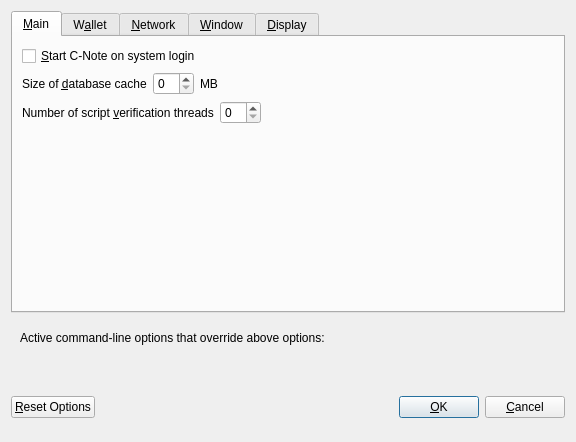
<?xml version="1.0" encoding="UTF-8"?>
<ui version="4.0">
 <class>OptionsDialog</class>
 <widget class="QDialog" name="OptionsDialog">
  <property name="geometry">
   <rect>
    <x>0</x>
    <y>0</y>
    <width>576</width>
    <height>442</height>
   </rect>
  </property>
  <property name="windowTitle">
   <string>Options</string>
  </property>
  <property name="modal">
   <bool>true</bool>
  </property>
  <layout class="QVBoxLayout" name="verticalLayout">
   <item>
    <widget class="QTabWidget" name="tabWidget">
     <property name="currentIndex">
      <number>0</number>
     </property>
     <widget class="QWidget" name="tabMain">
      <attribute name="title">
       <string>&amp;Main</string>
      </attribute>
      <layout class="QVBoxLayout" name="verticalLayout_Main">
       <item>
        <widget class="QCheckBox" name="bitcoinAtStartup">
         <property name="toolTip">
          <string>Automatically start C-Note after logging in to the system.</string>
         </property>
         <property name="text">
          <string>&amp;Start C-Note on system login</string>
         </property>
        </widget>
       </item>
       <item>
        <layout class="QHBoxLayout" name="horizontalLayout_2_Main">
         <item>
          <widget class="QLabel" name="databaseCacheLabel">
           <property name="text">
            <string>Size of &amp;database cache</string>
           </property>
           <property name="textFormat">
            <enum>Qt::PlainText</enum>
           </property>
           <property name="buddy">
            <cstring>databaseCache</cstring>
           </property>
          </widget>
         </item>
         <item>
          <widget class="QSpinBox" name="databaseCache"/>
         </item>
         <item>
          <widget class="QLabel" name="databaseCacheUnitLabel">
           <property name="text">
            <string>MB</string>
           </property>
           <property name="textFormat">
            <enum>Qt::PlainText</enum>
           </property>
          </widget>
         </item>
         <item>
          <spacer name="horizontalSpacer_2_Main">
           <property name="orientation">
            <enum>Qt::Horizontal</enum>
           </property>
           <property name="sizeHint" stdset="0">
            <size>
             <width>40</width>
             <height>20</height>
            </size>
           </property>
          </spacer>
         </item>
        </layout>
       </item>
       <item>
        <layout class="QHBoxLayout" name="horizontalLayout_3_Main">
         <item>
          <widget class="QLabel" name="threadsScriptVerifLabel">
           <property name="text">
            <string>Number of script &amp;verification threads</string>
           </property>
           <property name="textFormat">
            <enum>Qt::PlainText</enum>
           </property>
           <property name="buddy">
            <cstring>threadsScriptVerif</cstring>
           </property>
          </widget>
         </item>
         <item>
          <widget class="QSpinBox" name="threadsScriptVerif">
           <property name="toolTip">
            <string>(0 = auto, &lt;0 = leave that many cores free)</string>
           </property>
          </widget>
         </item>
         <item>
          <spacer name="horizontalSpacer_3_Main">
           <property name="orientation">
            <enum>Qt::Horizontal</enum>
           </property>
           <property name="sizeHint" stdset="0">
            <size>
             <width>40</width>
             <height>20</height>
            </size>
           </property>
          </spacer>
         </item>
        </layout>
       </item>
       <item>
        <spacer name="verticalSpacer_2">
         <property name="orientation">
          <enum>Qt::Vertical</enum>
         </property>
         <property name="sizeHint" stdset="0">
          <size>
           <width>20</width>
           <height>40</height>
          </size>
         </property>
        </spacer>
       </item>
      </layout>
     </widget>
     <widget class="QWidget" name="tabWallet">
      <attribute name="title">
       <string>W&amp;allet</string>
      </attribute>
      <layout class="QVBoxLayout" name="verticalLayout_Wallet">
       <item>
        <layout class="QHBoxLayout" name="horizontalLayout_2_Wallet">
         <item>
          <widget class="QLabel" name="labelStakeSplitThresholdText">
           <property name="text">
            <string>Stake split threshold:</string>
           </property>
          </widget>
         </item>
         <item>
          <widget class="QSpinBox" name="spinBoxStakeSplitThreshold">
           <property name="minimum">
            <number>1</number>
           </property>
           <property name="maximum">
            <number>999999</number>
           </property>
          </widget>
         </item>
        </layout>
       </item>
       <item>
        <widget class="QGroupBox" name="groupBox">
         <property name="title">
          <string>Expert</string>
         </property>
         <layout class="QVBoxLayout" name="verticalLayout_2">
          <item>
           <widget class="QCheckBox" name="coinControlFeatures">
            <property name="toolTip">
             <string>Whether to show coin control features or not.</string>
            </property>
            <property name="text">
             <string>Enable coin &amp;control features</string>
            </property>
           </widget>
          </item>
          <item>
           <widget class="QCheckBox" name="showMasternodesTab">
            <property name="toolTip">
             <string>Show additional tab listing all your masternodes in first sub-tab&lt;br/&gt;and all masternodes on the network in second sub-tab.</string>
            </property>
            <property name="text">
             <string>Show Masternodes Tab</string>
            </property>
           </widget>
          </item>
          <item>
           <widget class="QCheckBox" name="spendZeroConfChange">
            <property name="toolTip">
             <string>If you disable the spending of unconfirmed change, the change from a transaction&lt;br/&gt;cannot be used until that transaction has at least one confirmation.&lt;br/&gt;This also affects how your balance is computed.</string>
            </property>
            <property name="text">
             <string>&amp;Spend unconfirmed change</string>
            </property>
           </widget>
          </item>
         </layout>
        </widget>
       </item>
       <item>
        <spacer name="verticalSpacer_Wallet">
         <property name="orientation">
          <enum>Qt::Vertical</enum>
         </property>
         <property name="sizeHint" stdset="0">
          <size>
           <width>20</width>
           <height>40</height>
          </size>
         </property>
        </spacer>
       </item>
      </layout>
     </widget>
     <widget class="QWidget" name="tabNetwork">
      <attribute name="title">
       <string>&amp;Network</string>
      </attribute>
      <layout class="QVBoxLayout" name="verticalLayout_Network">
       <item>
        <widget class="QCheckBox" name="mapPortUpnp">
         <property name="toolTip">
          <string>Automatically open the C-Note client port on the router. This only works when your router supports UPnP and it is enabled.</string>
         </property>
         <property name="text">
          <string>Map port using &amp;UPnP</string>
         </property>
        </widget>
       </item>
       <item>
        <widget class="QCheckBox" name="allowIncoming">
         <property name="toolTip">
          <string>Accept connections from outside</string>
         </property>
         <property name="text">
          <string>Allow incoming connections</string>
         </property>
        </widget>
       </item>
       <item>
        <widget class="QCheckBox" name="connectSocks">
         <property name="toolTip">
          <string>Connect to the C-Note network through a SOCKS5 proxy.</string>
         </property>
         <property name="text">
          <string>&amp;Connect through SOCKS5 proxy (default proxy):</string>
         </property>
        </widget>
       </item>
       <item>
        <layout class="QHBoxLayout" name="horizontalLayout_1_Network">
         <item>
          <widget class="QLabel" name="proxyIpLabel">
           <property name="text">
            <string>Proxy &amp;IP:</string>
           </property>
           <property name="textFormat">
            <enum>Qt::PlainText</enum>
           </property>
           <property name="buddy">
            <cstring>proxyIp</cstring>
           </property>
          </widget>
         </item>
         <item>
          <widget class="QValidatedLineEdit" name="proxyIp">
           <property name="minimumSize">
            <size>
             <width>140</width>
             <height>0</height>
            </size>
           </property>
           <property name="maximumSize">
            <size>
             <width>140</width>
             <height>16777215</height>
            </size>
           </property>
           <property name="toolTip">
            <string>IP address of the proxy (e.g. IPv4: 127.0.0.1 / IPv6: ::1)</string>
           </property>
          </widget>
         </item>
         <item>
          <widget class="QLabel" name="proxyPortLabel">
           <property name="text">
            <string>&amp;Port:</string>
           </property>
           <property name="textFormat">
            <enum>Qt::PlainText</enum>
           </property>
           <property name="buddy">
            <cstring>proxyPort</cstring>
           </property>
          </widget>
         </item>
         <item>
          <widget class="QLineEdit" name="proxyPort">
           <property name="minimumSize">
            <size>
             <width>55</width>
             <height>0</height>
            </size>
           </property>
           <property name="maximumSize">
            <size>
             <width>55</width>
             <height>16777215</height>
            </size>
           </property>
           <property name="toolTip">
            <string>Port of the proxy (e.g. 9050)</string>
           </property>
          </widget>
         </item>
         <item>
          <spacer name="horizontalSpacer_1_Network">
           <property name="orientation">
            <enum>Qt::Horizontal</enum>
           </property>
           <property name="sizeHint" stdset="0">
            <size>
             <width>40</width>
             <height>20</height>
            </size>
           </property>
          </spacer>
         </item>
        </layout>
       </item>
       <item>
        <spacer name="verticalSpacer_Network">
         <property name="orientation">
          <enum>Qt::Vertical</enum>
         </property>
         <property name="sizeHint" stdset="0">
          <size>
           <width>20</width>
           <height>40</height>
          </size>
         </property>
        </spacer>
       </item>
      </layout>
     </widget>
     <widget class="QWidget" name="tabWindow">
      <attribute name="title">
       <string>&amp;Window</string>
      </attribute>
      <layout class="QVBoxLayout" name="verticalLayout_Window">
       <item>
        <widget class="QCheckBox" name="minimizeToTray">
         <property name="toolTip">
          <string>Show only a tray icon after minimizing the window.</string>
         </property>
         <property name="text">
          <string>&amp;Minimize to the tray instead of the taskbar</string>
         </property>
        </widget>
       </item>
       <item>
        <widget class="QCheckBox" name="minimizeOnClose">
         <property name="toolTip">
          <string>Minimize instead of exit the application when the window is closed. When this option is enabled, the application will be closed only after selecting Quit in the menu.</string>
         </property>
         <property name="text">
          <string>M&amp;inimize on close</string>
         </property>
        </widget>
       </item>
       <item>
        <spacer name="verticalSpacer_Window">
         <property name="orientation">
          <enum>Qt::Vertical</enum>
         </property>
         <property name="sizeHint" stdset="0">
          <size>
           <width>20</width>
           <height>40</height>
          </size>
         </property>
        </spacer>
       </item>
      </layout>
     </widget>
     <widget class="QWidget" name="tabDisplay">
      <attribute name="title">
       <string>&amp;Display</string>
      </attribute>
      <layout class="QVBoxLayout" name="verticalLayout_Display">
       <item>
        <layout class="QHBoxLayout" name="horizontalLayout_1_Display">
         <item>
          <widget class="QLabel" name="langLabel">
           <property name="text">
            <string>User Interface &amp;language:</string>
           </property>
           <property name="textFormat">
            <enum>Qt::PlainText</enum>
           </property>
           <property name="buddy">
            <cstring>lang</cstring>
           </property>
          </widget>
         </item>
         <item>
          <widget class="QValueComboBox" name="lang">
           <property name="toolTip">
            <string>The user interface language can be set here. This setting will take effect after restarting C-Note.</string>
           </property>
          </widget>
         </item>
        </layout>
       </item>
       <item>
        <widget class="QLabel" name="label_3">
         <property name="toolTip">
          <string notr="true"/>
         </property>
         <property name="statusTip">
          <string notr="true"/>
         </property>
         <property name="whatsThis">
          <string notr="true"/>
         </property>
         <property name="accessibleName">
          <string notr="true"/>
         </property>
         <property name="text">
          <string>Language missing or translation incomplete? Help contributing translations here:
https://www.transifex.com/c_note-project/c_note-project-translations</string>
         </property>
         <property name="wordWrap">
          <bool>true</bool>
         </property>
         <property name="openExternalLinks">
          <bool>true</bool>
         </property>
         <property name="textInteractionFlags">
          <set>Qt::TextBrowserInteraction</set>
         </property>
        </widget>
       </item>
       <item>
        <layout class="QHBoxLayout" name="horizontalLayout_2_Display" stretch="0,0">
         <item>
          <widget class="QLabel" name="themeLabel">
           <property name="text">
            <string>User Interface Theme:</string>
           </property>
          </widget>
         </item>
         <item>
          <widget class="QValueComboBox" name="theme"/>
         </item>
        </layout>
       </item>
       <item>
        <spacer name="verticalSpacer">
         <property name="orientation">
          <enum>Qt::Vertical</enum>
         </property>
         <property name="sizeHint" stdset="0">
          <size>
           <width>20</width>
           <height>40</height>
          </size>
         </property>
        </spacer>
       </item>
      </layout>
     </widget>
    </widget>
   </item>
   <item>
    <widget class="QFrame" name="frame">
     <layout class="QVBoxLayout" name="verticalLayout_Bottom">
      <item>
       <layout class="QHBoxLayout" name="horizontalLayout_Bottom">
        <item>
         <widget class="QLabel" name="overriddenByCommandLineInfoLabel">
          <property name="text">
           <string>Active command-line options that override above options:</string>
          </property>
          <property name="textFormat">
           <enum>Qt::PlainText</enum>
          </property>
         </widget>
        </item>
        <item>
         <spacer name="horizontalSpacer_Bottom">
          <property name="orientation">
           <enum>Qt::Horizontal</enum>
          </property>
          <property name="sizeHint" stdset="0">
           <size>
            <width>40</width>
            <height>20</height>
           </size>
          </property>
         </spacer>
        </item>
       </layout>
      </item>
      <item>
       <widget class="QLabel" name="overriddenByCommandLineLabel">
        <property name="text">
         <string/>
        </property>
        <property name="textFormat">
         <enum>Qt::PlainText</enum>
        </property>
        <property name="wordWrap">
         <bool>true</bool>
        </property>
       </widget>
      </item>
     </layout>
    </widget>
   </item>
   <item>
    <layout class="QHBoxLayout" name="horizontalLayout_Buttons">
     <item>
      <widget class="QPushButton" name="resetButton">
       <property name="toolTip">
        <string>Reset all client options to default.</string>
       </property>
       <property name="text">
        <string>&amp;Reset Options</string>
       </property>
       <property name="autoDefault">
        <bool>false</bool>
       </property>
      </widget>
     </item>
     <item>
      <spacer name="horizontalSpacer_1">
       <property name="orientation">
        <enum>Qt::Horizontal</enum>
       </property>
       <property name="sizeHint" stdset="0">
        <size>
         <width>40</width>
         <height>48</height>
        </size>
       </property>
      </spacer>
     </item>
     <item>
      <widget class="QLabel" name="statusLabel">
       <property name="minimumSize">
        <size>
         <width>200</width>
         <height>0</height>
        </size>
       </property>
       <property name="font">
        <font>
         <weight>75</weight>
         <bold>true</bold>
        </font>
       </property>
       <property name="text">
        <string/>
       </property>
       <property name="textFormat">
        <enum>Qt::PlainText</enum>
       </property>
       <property name="wordWrap">
        <bool>true</bool>
       </property>
      </widget>
     </item>
     <item>
      <spacer name="horizontalSpacer_2">
       <property name="orientation">
        <enum>Qt::Horizontal</enum>
       </property>
       <property name="sizeHint" stdset="0">
        <size>
         <width>40</width>
         <height>48</height>
        </size>
       </property>
      </spacer>
     </item>
     <item>
      <widget class="QPushButton" name="okButton">
       <property name="text">
        <string>&amp;OK</string>
       </property>
       <property name="autoDefault">
        <bool>false</bool>
       </property>
       <property name="default">
        <bool>true</bool>
       </property>
      </widget>
     </item>
     <item>
      <widget class="QPushButton" name="cancelButton">
       <property name="text">
        <string>&amp;Cancel</string>
       </property>
       <property name="autoDefault">
        <bool>false</bool>
       </property>
      </widget>
     </item>
    </layout>
   </item>
  </layout>
 </widget>
 <customwidgets>
  <customwidget>
   <class>QValidatedLineEdit</class>
   <extends>QLineEdit</extends>
   <header>qvalidatedlineedit.h</header>
  </customwidget>
  <customwidget>
   <class>QValueComboBox</class>
   <extends>QComboBox</extends>
   <header>qvaluecombobox.h</header>
  </customwidget>
 </customwidgets>
 <resources/>
 <connections/>
</ui>
